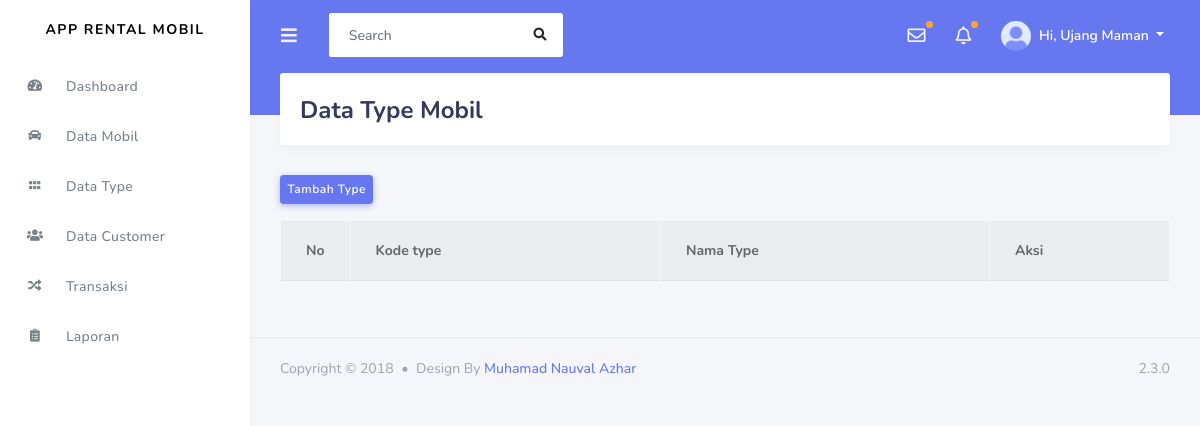
/index.php/admin/data_type, run on an earlier commit of the app's database.
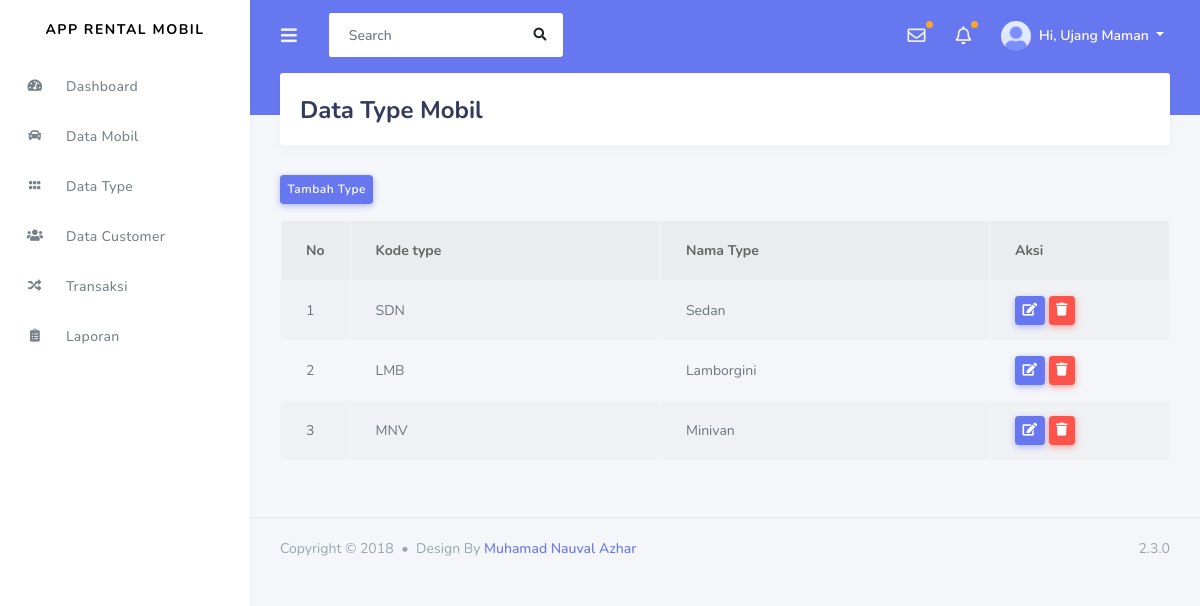
And on a later commit of the database.
### tables this page shows
CREATE TABLE `type` (
  `id_type` int(11) NOT NULL,
  `kode_type` varchar(20) NOT NULL,
  `nama_type` varchar(50) NOT NULL
);

### application/controllers/admin/Data_type.php (called while the page is built, shortened)
<?php
class Data_type extends CI_Controller
{
  public function index()
  {
    $data['type'] = $this->rental_model->getDataType();
    $this->load->view('templates_admin/header');
    $this->load->view('templates_admin/sidebar');
    $this->load->view('admin/data_type', $data);
    $this->load->view('templates_admin/footer');
  }
}

### index.php (called while the page is built, shortened)
<?php
require_once BASEPATH.'core/CodeIgniter.php';

### application/models/rental_model.php (called while the page is built, shortened)
<?php
class rental_model extends CI_model
{
    public function getDataType()
    {
        return $this->db->get('type')->result_array();
    }
}

### application/views/admin/data_type.php (the view, shortened to what this page needs)
<div class="main-content">
    <div class="section">
        <div class="section-header">
            <h1>Data Type Mobil</h1>
        </div>
    </div>
    <a class="btn btn-sm btn-primary mb-3" href="<?= base_url('admin/data_type/tambah_type'); ?>">Tambah Type</a>
    <table class="table table-bordered table-striped table-hover">
        <thead>
            <tr>
                <th width="20px">No</th>
                <th>Kode type</th>
                <th>Nama Type</th>
                <th width="180px">Aksi</th>
            </tr>
        </thead>
        <tbody>
            <?php
            $no = 1;
            foreach ($type as $typ) : ?>
                <tr>
                    <td><?= $no++; ?></td>
                    <td><?= $typ['kode_type']; ?></td>
                    <td><?= $typ['nama_type']; ?></td>
                    <td>
                        <a class="btn btn-sm btn-primary" href="<?= base_url('admin/Data_type/ubah_type/') . $typ['id_type']; ?>"><i class="fas fa-edit"></i></a>
                        <a class="btn btn-sm btn-danger" href="<?= base_url('admin/Data_type/hapus_type/') . $typ['id_type']; ?>"><i class="fas fa-trash"></i></a>
                    </td>
                </tr>
            <?php endforeach; ?>
        </tbody>
    </table>
</div>

### application/views/templates_admin/header.php (shortened to what this page needs)
<!DOCTYPE html>
<html lang="en">
<head>
  <link rel="stylesheet" href="https://stackpath.bootstrapcdn.com/bootstrap/4.3.1/css/bootstrap.min.css">
  <link rel="stylesheet" href="https://use.fontawesome.com/releases/v5.7.2/css/all.css">
  <link rel="stylesheet" href="<?= base_url('assets/assets_stisla') ?>/assets/css/style.css">
  <link rel="stylesheet" href="<?= base_url('assets/assets_stisla') ?>/assets/css/components.css">
</head>

### application/views/templates_admin/sidebar.php (shortened to what this page needs)
<body>
  <div id="app">
    <div class="main-wrapper">
      <div class="navbar-bg"></div>
      <nav class="navbar navbar-expand-lg main-navbar">
        <form class="form-inline mr-auto">
          <ul class="navbar-nav mr-3">
            <li><a href="#" data-toggle="sidebar" class="nav-link nav-link-lg"><i class="fas fa-bars"></i></a></li>
          </ul>
          <div class="search-element">
            <input class="form-control" type="search" placeholder="Search" aria-label="Search" data-width="250">
            <button class="btn" type="submit"><i class="fas fa-search"></i></button>
          </div>
        </form>
        <ul class="navbar-nav navbar-right">
          <li class="dropdown dropdown-list-toggle"><a href="#" data-toggle="dropdown" class="nav-link nav-link-lg message-toggle beep"><i class="far fa-envelope"></i></a>
          </li>
          <li class="dropdown dropdown-list-toggle"><a href="#" data-toggle="dropdown" class="nav-link notification-toggle nav-link-lg beep"><i class="far fa-bell"></i></a>
          </li>
          <li class="dropdown"><a href="#" data-toggle="dropdown" class="nav-link dropdown-toggle nav-link-lg nav-link-user">
              <img alt="image" src="../assets/img/avatar/avatar-1.png" class="rounded-circle mr-1">
              <div class="d-sm-none d-lg-inline-block">Hi, Ujang Maman</div>
            </a>
          </li>
        </ul>
      </nav>
      <div class="main-sidebar">
        <aside id="sidebar-wrapper">
          <div class="sidebar-brand">
            <a href="index.html">App Rental Mobil</a>
          </div>
          <ul class="sidebar-menu">
            <li><a class="nav-link" href="<?= base_url('admin/Dashboard'); ?>"><i class="fas fa-tachometer-alt"></i> <span>Dashboard</span></a></li>
            <li><a class="nav-link" href="<?= base_url('admin/Data_mobil'); ?>"><i class="fas fa-car"></i> <span>Data Mobil</span></a></li>
            <li><a class="nav-link" href="<?= base_url('admin/Data_type'); ?>"><i class="fas fa-grip-horizontal"></i> <span>Data Type</span></a></li>
            <li><a class="nav-link" href="<?= base_url('admin/Data_customer'); ?>"><i class="fas fa-users"></i> <span>Data Customer</span></a></li>
            <li><a class="nav-link" href="<?= base_url('admin/Transaksi'); ?>"><i class="fas fa-random"></i> <span>Transaksi</span></a></li>
            <li><a class="nav-link" href="<?= base_url('admin/Laporan'); ?>"><i class="fas fa-clipboard-list"></i> <span>Laporan</span></a></li>
          </ul>
        </aside>
      </div>

### application/views/templates_admin/footer.php (shortened to what this page needs)
<footer class="main-footer">
  <div class="footer-left">
    Copyright &copy; 2018 <div class="bullet"></div> Design By <a href="https://nauval.in/">Muhamad Nauval Azhar</a>
  </div>
  <div class="footer-right">
    2.3.0
  </div>
</footer>
</div>
</div>
</body>
</html>

What changed in the data, as far as the page shows it:
added type: kode_type "SDN", nama_type "Sedan"
added type: kode_type "LMB", nama_type "Lamborgini"
added type: kode_type "MNV", nama_type "Minivan"
